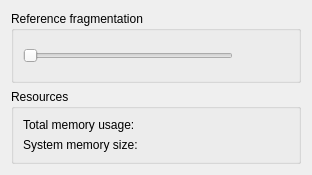
<?xml version="1.0" encoding="UTF-8"?>
<ui version="4.0">
 <class>BuildSuffixArraySettings</class>
 <widget class="QWidget" name="BuildSuffixArraySettings">
  <property name="geometry">
   <rect>
    <x>0</x>
    <y>0</y>
    <width>312</width>
    <height>175</height>
   </rect>
  </property>
  <property name="sizePolicy">
   <sizepolicy hsizetype="Preferred" vsizetype="Minimum">
    <horstretch>0</horstretch>
    <verstretch>0</verstretch>
   </sizepolicy>
  </property>
  <property name="windowTitle">
   <string/>
  </property>
  <layout class="QVBoxLayout" name="verticalLayout">
   <property name="sizeConstraint">
    <enum>QLayout::SetMinAndMaxSize</enum>
   </property>
   <item>
    <widget class="QGroupBox" name="refGroupBox">
     <property name="title">
      <string>Reference fragmentation</string>
     </property>
     <layout class="QVBoxLayout" name="verticalLayout_4">
      <property name="sizeConstraint">
       <enum>QLayout::SetMinAndMaxSize</enum>
      </property>
      <item>
       <layout class="QHBoxLayout" name="horizontalLayout">
        <property name="sizeConstraint">
         <enum>QLayout::SetMinAndMaxSize</enum>
        </property>
        <item>
         <widget class="QSlider" name="partSlider">
          <property name="toolTip">
           <string>&lt;!DOCTYPE HTML PUBLIC &quot;-//W3C//DTD HTML 4.0//EN&quot; &quot;http://www.w3.org/TR/REC-html40/strict.dtd&quot;&gt;
&lt;html&gt;&lt;head&gt;&lt;meta name=&quot;qrichtext&quot; content=&quot;1&quot; /&gt;&lt;style type=&quot;text/css&quot;&gt;
p, li { white-space: pre-wrap; }
&lt;/style&gt;&lt;/head&gt;&lt;body style=&quot; font-family:'MS Shell Dlg 2'; font-size:8.25pt; font-weight:400; font-style:normal;&quot;&gt;
&lt;p style=&quot; margin-top:0px; margin-bottom:0px; margin-left:0px; margin-right:0px; -qt-block-indent:0; text-indent:0px;&quot;&gt;&lt;span style=&quot; font-size:8pt;&quot;&gt;This parameter influences the number of parts the
             reference will be divided. It is better to make it bigger, but it influences the
             amount of memory used during the alignment.&lt;/span&gt;&lt;/p&gt;&lt;/body&gt;&lt;/html&gt;</string>
          </property>
          <property name="orientation">
           <enum>Qt::Horizontal</enum>
          </property>
         </widget>
        </item>
        <item>
         <widget class="QLabel" name="partSizeLabel">
          <property name="minimumSize">
           <size>
            <width>50</width>
            <height>0</height>
           </size>
          </property>
          <property name="maximumSize">
           <size>
            <width>50</width>
            <height>16777215</height>
           </size>
          </property>
          <property name="text">
           <string/>
          </property>
         </widget>
        </item>
       </layout>
      </item>
     </layout>
    </widget>
   </item>
   <item>
    <widget class="QGroupBox" name="groupBox">
     <property name="sizePolicy">
      <sizepolicy hsizetype="Minimum" vsizetype="Minimum">
       <horstretch>0</horstretch>
       <verstretch>0</verstretch>
      </sizepolicy>
     </property>
     <property name="styleSheet">
      <string notr="true"/>
     </property>
     <property name="title">
      <string>Resources</string>
     </property>
     <layout class="QGridLayout" name="gridLayout">
      <property name="sizeConstraint">
       <enum>QLayout::SetMinAndMaxSize</enum>
      </property>
      <property name="topMargin">
       <number>9</number>
      </property>
      <item row="0" column="0">
       <layout class="QHBoxLayout" name="horizontalLayout_4">
        <property name="sizeConstraint">
         <enum>QLayout::SetMinAndMaxSize</enum>
        </property>
        <item>
         <widget class="QLabel" name="label">
          <property name="text">
           <string>Total memory usage:</string>
          </property>
         </widget>
        </item>
        <item>
         <widget class="QLabel" name="totalSizeLabel">
          <property name="sizePolicy">
           <sizepolicy hsizetype="Minimum" vsizetype="Preferred">
            <horstretch>0</horstretch>
            <verstretch>0</verstretch>
           </sizepolicy>
          </property>
          <property name="maximumSize">
           <size>
            <width>100</width>
            <height>16777215</height>
           </size>
          </property>
          <property name="text">
           <string/>
          </property>
          <property name="alignment">
           <set>Qt::AlignRight|Qt::AlignTrailing|Qt::AlignVCenter</set>
          </property>
         </widget>
        </item>
       </layout>
      </item>
      <item row="1" column="0">
       <layout class="QHBoxLayout" name="horizontalLayout_5">
        <property name="sizeConstraint">
         <enum>QLayout::SetMinAndMaxSize</enum>
        </property>
        <item>
         <widget class="QLabel" name="label_3">
          <property name="text">
           <string>System memory size:</string>
          </property>
         </widget>
        </item>
        <item>
         <widget class="QLabel" name="systemSizeLabel">
          <property name="sizePolicy">
           <sizepolicy hsizetype="Minimum" vsizetype="Preferred">
            <horstretch>0</horstretch>
            <verstretch>0</verstretch>
           </sizepolicy>
          </property>
          <property name="maximumSize">
           <size>
            <width>99</width>
            <height>16777215</height>
           </size>
          </property>
          <property name="text">
           <string/>
          </property>
          <property name="alignment">
           <set>Qt::AlignRight|Qt::AlignTrailing|Qt::AlignVCenter</set>
          </property>
         </widget>
        </item>
       </layout>
      </item>
     </layout>
    </widget>
   </item>
  </layout>
 </widget>
 <resources/>
 <connections/>
</ui>
